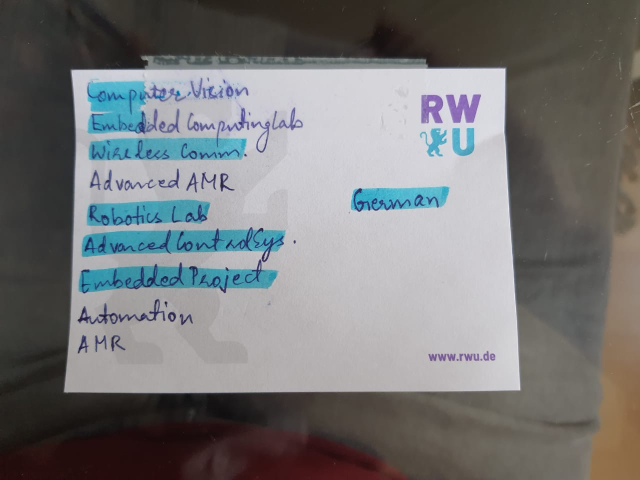
#> input picture Document Scanner/img3.jpg, 1280 x 960 px (shown at 1/2 size)
$ python Anubhav.py
#> lines starting #> are read from the running program, lines starting #| are printed output that depends on the picture; after the words box and inside, x2 and y2 are one past the last pixel; in counts of white or black regions, pixels touching at a corner belong together
import cv2 as cv
import numpy as np
import imutils

img = cv.imread('img3.jpg')
#> img is the input picture: shape (960, 1280, 3); mean B, G, R 120.1, 119.4, 118.8
rows = img.shape[0]
#> rows = 960
coloumns = img.shape[1]
#> coloumns = 1280

gray = cv.cvtColor(img, cv.COLOR_BGR2GRAY)
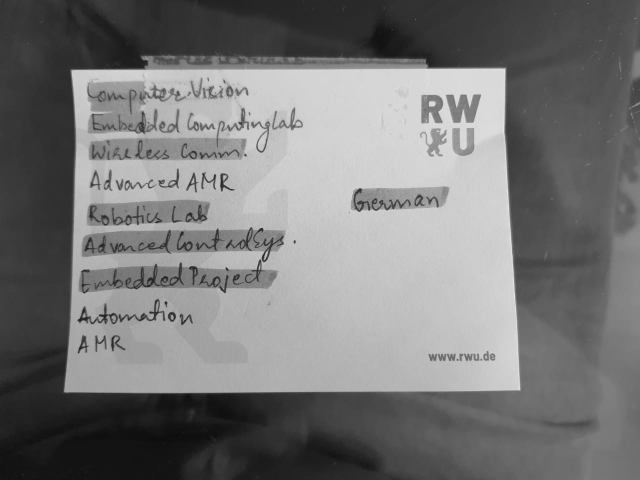
#> gray: shape (960, 1280) (shown at 1/2 size); min 10, max 245, mean 119.3
blurr = cv.GaussianBlur(gray, (5, 5), 0)

edge = cv.Canny(blurr, 80, 255)
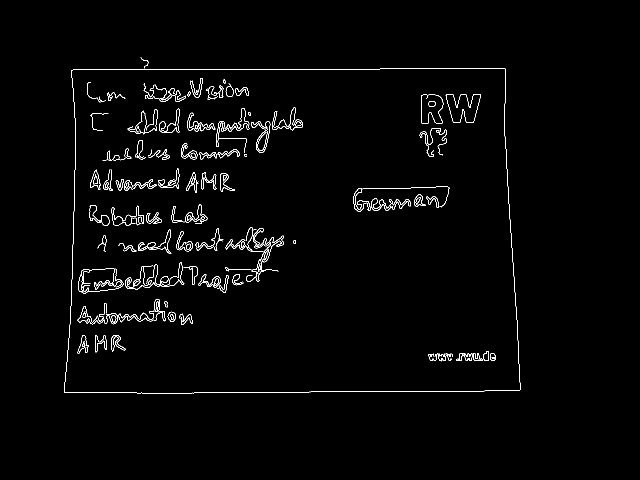
#> edge: shape (960, 1280) (shown at 1/2 size); 1.5% white in thin lines or dots, all inside (x1, y1, x2, y2) = (128, 114, 1041, 787)

contours, hierarchy = cv.findContours(edge, cv.RETR_EXTERNAL, cv.CHAIN_APPROX_SIMPLE)
#> contours = 2 contours, 1 with area under 20; largest, box (x1, y1, x2, y2) and area: (128, 136, 1041, 787) 567194
contours = sorted(contours, key = cv.contourArea, reverse = True)

def biggestContour(contours):
    biggest = np.array([])
    max_area = 0
    for i in contours:
        area = cv.contourArea(i)
        if area > 5000:
            peri = cv.arcLength(i, True)
            approx = cv.approxPolyDP(i, 0.02 * peri, True)
            if area > max_area and len(approx) == 4:
                biggest = approx
                max_area = area
#> this loop made 2 passes
#> (area, peri, biggest, max_area) on pass 1: (567194.5, 3109.3, [[1010, 137], [143, 140], [128, 784], [1039, 780]], 567194.5)
#> after the loop, max_area = 567194.5

    return biggest, max_area

biggest, max_area = biggestContour(contours)
#> biggest = [[1010, 137], [143, 140], [128, 784], [1039, 780]]; max_area = 567194.5

def reorder(myPoints):
    myPoints = myPoints.reshape((4, 2))
#> myPoints = [[1010, 137], [143, 140], [128, 784], [1039, 780]]
    myPointsNew = np.zeros((4, 1, 2), dtype=np.int32)
    add = myPoints.sum(1)
#> add = [1147, 283, 912, 1819]

    myPointsNew[0] = myPoints[np.argmin(add)]
    myPointsNew[3] = myPoints[np.argmax(add)]
    diff = np.diff(myPoints, axis=1)
#> diff = [-873, -3, 656, -259]
    myPointsNew[1] = myPoints[np.argmin(diff)]
    myPointsNew[2] = myPoints[np.argmax(diff)]

    return myPointsNew

biggest = reorder(biggest)
#> biggest = [[143, 140], [1010, 137], [128, 784], [1039, 780]]

cv.drawContours(img, biggest, -1, (0, 255, 0), 20)
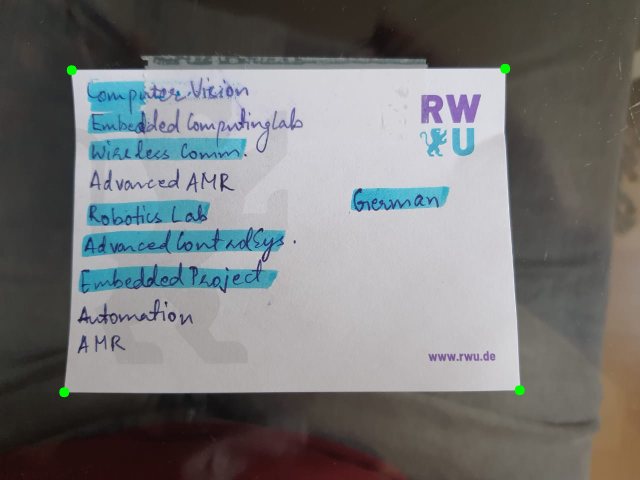
#> img: shape (960, 1280, 3) (shown at 1/2 size); 0.1% of pixels changed, all inside (x1, y1, x2, y2) = (118, 127, 1050, 795)

#> (the run stopped early here; a loop or call above may not have finished)
